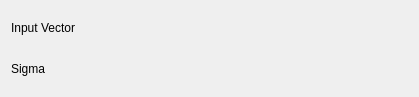
<ui version="4.0" >
 <class>NoiseAdditionConfig</class>
 <widget class="QWidget" name="NoiseAdditionConfig" >
  <property name="geometry" >
   <rect>
    <x>0</x>
    <y>0</y>
    <width>419</width>
    <height>97</height>
   </rect>
  </property>
  <property name="minimumSize" >
   <size>
    <width>400</width>
    <height>0</height>
   </size>
  </property>
  <layout class="QVBoxLayout" name="verticalLayout" >
   <item>
    <layout class="QHBoxLayout" name="horizontalLayout_2" >
     <item>
      <widget class="QLabel" name="label_3" >
       <property name="sizePolicy" >
        <sizepolicy vsizetype="Fixed" hsizetype="Fixed" >
         <horstretch>0</horstretch>
         <verstretch>0</verstretch>
        </sizepolicy>
       </property>
       <property name="text" >
        <string>Input Vector</string>
       </property>
       <property name="wordWrap" >
        <bool>false</bool>
       </property>
      </widget>
     </item>
     <item>
      <spacer name="horizontalSpacer" >
       <property name="orientation" >
        <enum>Qt::Horizontal</enum>
       </property>
       <property name="sizeHint" stdset="0" >
        <size>
         <width>40</width>
         <height>20</height>
        </size>
       </property>
      </spacer>
     </item>
     <item>
      <widget class="Kst::VectorSelector" native="1" name="_vector" >
       <property name="sizePolicy" >
        <sizepolicy vsizetype="Preferred" hsizetype="Expanding" >
         <horstretch>0</horstretch>
         <verstretch>0</verstretch>
        </sizepolicy>
       </property>
      </widget>
     </item>
    </layout>
   </item>
   <item>
    <layout class="QHBoxLayout" name="horizontalLayout" >
     <item>
      <widget class="QLabel" name="label_4" >
       <property name="sizePolicy" >
        <sizepolicy vsizetype="Fixed" hsizetype="Fixed" >
         <horstretch>0</horstretch>
         <verstretch>0</verstretch>
        </sizepolicy>
       </property>
       <property name="text" >
        <string>Sigma</string>
       </property>
       <property name="wordWrap" >
        <bool>false</bool>
       </property>
      </widget>
     </item>
     <item>
      <spacer name="horizontalSpacer_2" >
       <property name="orientation" >
        <enum>Qt::Horizontal</enum>
       </property>
       <property name="sizeHint" stdset="0" >
        <size>
         <width>40</width>
         <height>20</height>
        </size>
       </property>
      </spacer>
     </item>
     <item>
      <widget class="Kst::ScalarSelector" native="1" name="_scalarSigma" />
     </item>
    </layout>
   </item>
  </layout>
 </widget>
 <layoutdefault spacing="6" margin="11" />
 <customwidgets>
  <customwidget>
   <class>Kst::VectorSelector</class>
   <extends>QWidget</extends>
   <header>vectorselector.h</header>
  </customwidget>
  <customwidget>
   <class>Kst::ScalarSelector</class>
   <extends>QWidget</extends>
   <header>scalarselector.h</header>
  </customwidget>
 </customwidgets>
 <resources/>
 <connections/>
</ui>
